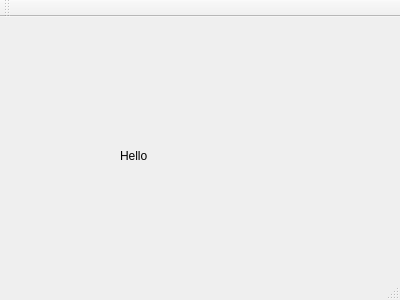
<?xml version="1.0" encoding="UTF-8"?>
<ui version="4.0">
 <class>MainWindow</class>
 <widget class="QMainWindow" name="MainWindow">
  <property name="geometry">
   <rect>
    <x>0</x>
    <y>0</y>
    <width>400</width>
    <height>300</height>
   </rect>
  </property>
  <property name="windowTitle">
   <string>MainWindow</string>
  </property>
  <widget class="QWidget" name="centralWidget">
   <widget class="QLabel" name="label">
    <property name="geometry">
     <rect>
      <x>120</x>
      <y>130</y>
      <width>67</width>
      <height>17</height>
     </rect>
    </property>
    <property name="text">
     <string>Hello</string>
    </property>
   </widget>
  </widget>
  <widget class="QMenuBar" name="menuBar">
   <property name="geometry">
    <rect>
     <x>0</x>
     <y>0</y>
     <width>400</width>
     <height>22</height>
    </rect>
   </property>
  </widget>
  <widget class="QToolBar" name="mainToolBar">
   <attribute name="toolBarArea">
    <enum>TopToolBarArea</enum>
   </attribute>
   <attribute name="toolBarBreak">
    <bool>false</bool>
   </attribute>
  </widget>
  <widget class="QStatusBar" name="statusBar"/>
 </widget>
 <layoutdefault spacing="6" margin="11"/>
 <resources/>
 <connections/>
</ui>
